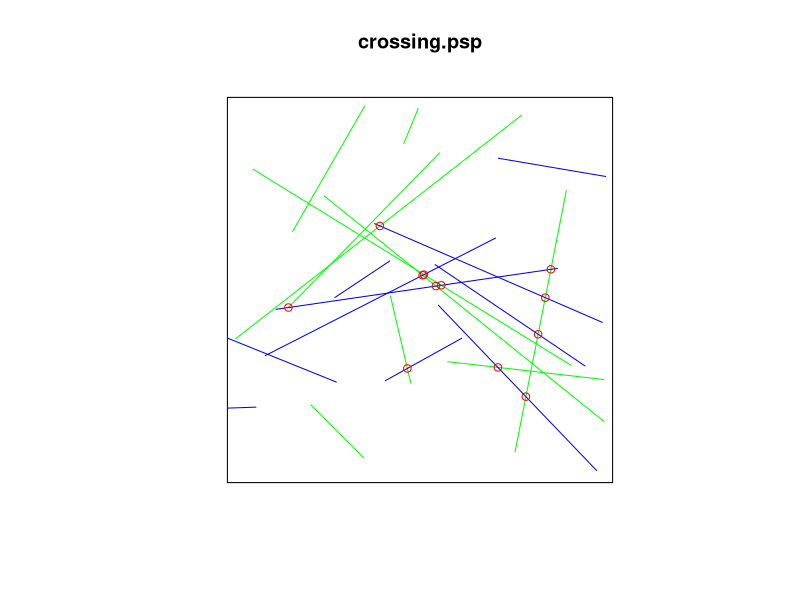

R code for this plot:
library(spatstat)


### Name: crossing.psp
### Title: Crossing Points of Two Line Segment Patterns
### Aliases: crossing.psp
### Keywords: spatial manip

### ** Examples

  a <- psp(runif(10), runif(10), runif(10), runif(10), window=owin())
  b <- psp(runif(10), runif(10), runif(10), runif(10), window=owin())
  plot(a, col="green", main="crossing.psp")
  plot(b, add=TRUE, col="blue")
  P <- crossing.psp(a,b)
  plot(P, add=TRUE, col="red")
  as.data.frame(crossing.psp(a,b,details=TRUE))
